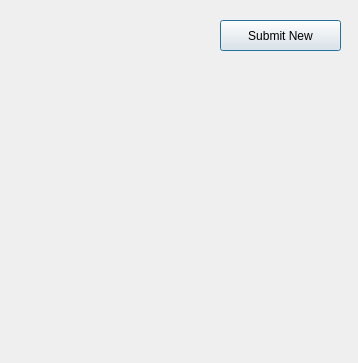
<?xml version="1.0" encoding="UTF-8"?>
<ui version="4.0">
 <class>current_New</class>
 <widget class="QDialog" name="current_New">
  <property name="geometry">
   <rect>
    <x>0</x>
    <y>0</y>
    <width>358</width>
    <height>363</height>
   </rect>
  </property>
  <property name="windowTitle">
   <string>Dialog</string>
  </property>
  <widget class="QPushButton" name="pushButton">
   <property name="geometry">
    <rect>
     <x>220</x>
     <y>20</y>
     <width>121</width>
     <height>31</height>
    </rect>
   </property>
   <property name="text">
    <string>Submit New</string>
   </property>
  </widget>
 </widget>
 <resources/>
 <connections/>
</ui>
